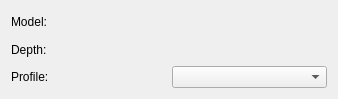
<ui version="4.0" >
 <class>WdgColorSpaceSelector</class>
 <widget class="QWidget" name="WdgColorSpaceSelector" >
  <property name="geometry" >
   <rect>
    <x>0</x>
    <y>0</y>
    <width>338</width>
    <height>99</height>
   </rect>
  </property>
  <layout class="QGridLayout" >
   <item row="0" column="0" >
    <widget class="QLabel" name="lblColorSpaces" >
     <property name="text" >
      <string>Model:</string>
     </property>
     <property name="buddy" >
      <cstring>cmbColorModels</cstring>
     </property>
    </widget>
   </item>
   <item row="0" column="1" >
    <widget class="KisCmbIDList" native="1" name="cmbColorModels" />
   </item>
   <item row="1" column="0" >
    <widget class="QLabel" name="lblColorModels" >
     <property name="text" >
      <string>Depth:</string>
     </property>
     <property name="buddy" >
      <cstring>cmbColorModels</cstring>
     </property>
    </widget>
   </item>
   <item row="1" column="1" >
    <widget class="KisCmbIDList" native="1" name="cmbColorDepth" />
   </item>
   <item row="2" column="0" >
    <widget class="QLabel" name="lblProfiles" >
     <property name="text" >
      <string>Profile:</string>
     </property>
     <property name="buddy" >
      <cstring>cmbProfile</cstring>
     </property>
    </widget>
   </item>
   <item row="2" column="1" >
    <widget class="SqueezedComboBox" name="cmbProfile" />
   </item>
  </layout>
 </widget>
 <customwidgets>
  <customwidget>
   <class>KisCmbIDList</class>
   <extends>QWidget</extends>
   <header>kis_cmb_idlist.h</header>
  </customwidget>
  <customwidget>
   <class>SqueezedComboBox</class>
   <extends>QComboBox</extends>
   <header>squeezedcombobox.h</header>
  </customwidget>
 </customwidgets>
 <resources/>
 <connections/>
</ui>
